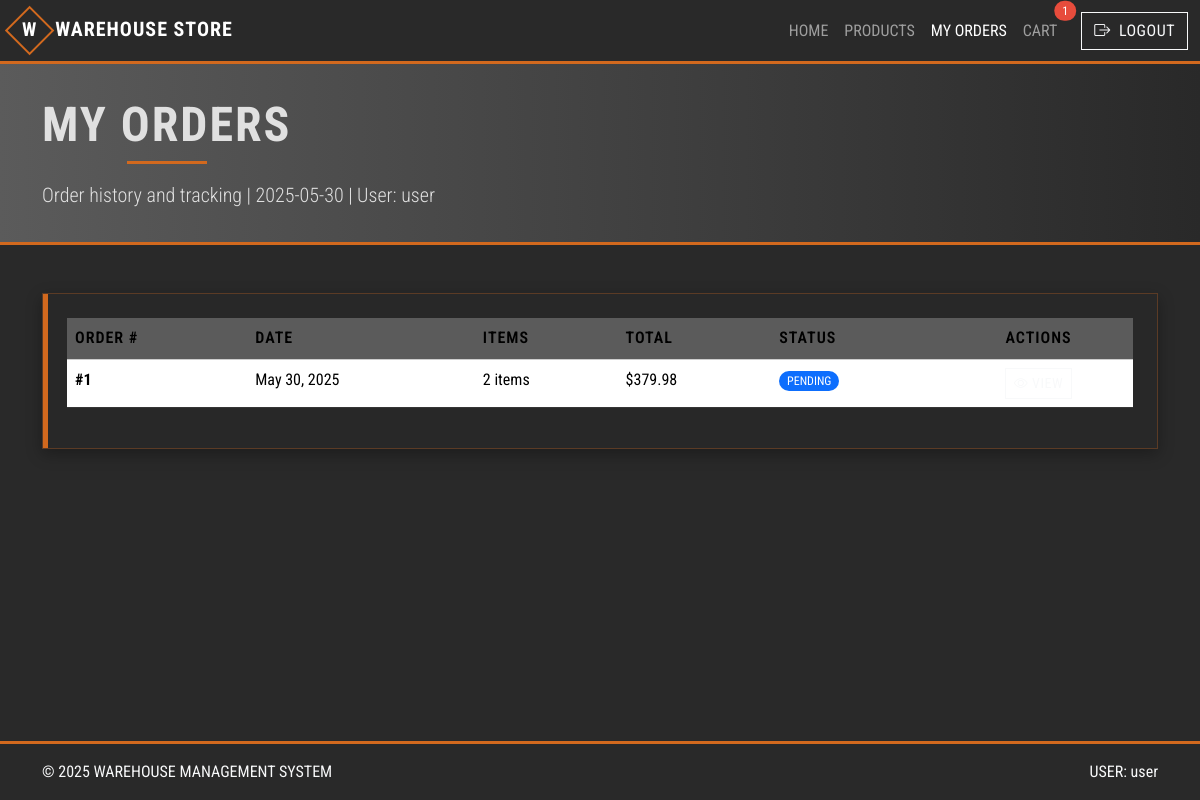
Screenshot of /user_orders.php (signed in) with the database file from the repository.
### tables this page shows
CREATE TABLE `orders` (
  `id` int(10) UNSIGNED NOT NULL,
  `user_id` int(10) UNSIGNED NOT NULL,
  `order_date` timestamp NOT NULL DEFAULT current_timestamp(),
  `shipping_address` text NOT NULL,
  `shipping_city` varchar(100) NOT NULL,
  `shipping_state` varchar(100) DEFAULT NULL,
  `shipping_zipcode` varchar(20) NOT NULL,
  `payment_method` varchar(50) NOT NULL,
  `total_amount` decimal(10,2) NOT NULL,
  `status` enum('PENDING','PROCESSING','SHIPPED','DELIVERED','COMPLETED','CANCELLED') DEFAULT 'PENDING'
);

### user_orders.php (the view, shortened to what this page needs)
<?php
require 'db.php';
$username = $_SESSION['username'] ?? 'Guest';
$userId = $_SESSION['uid'];
try {
    $stmt = $pdo->prepare("SELECT *,
                         (SELECT COUNT(*) FROM order_items WHERE order_id = orders.id) as item_count
                         FROM orders
                         WHERE user_id = ?
                         ORDER BY order_date DESC");
    $stmt->execute([$userId]);
    $orders = $stmt->fetchAll(PDO::FETCH_ASSOC);
} catch(PDOException $e) {
    $orders = [];
    $errorMsg = "Database error: " . $e->getMessage();
}
$cartCount = 0;
if (!empty($_SESSION['uid'])) {
    try {
        $stmt = $pdo->prepare("SELECT COUNT(*) FROM cart WHERE user_id = ?");
        $stmt->execute([$_SESSION['uid']]);
        $cartCount = $stmt->fetchColumn();
    } catch(PDOException $e) {
    }
}
?>
<!DOCTYPE html>
<html lang="en">
<head>
    <link href="https://cdn.jsdelivr.net/npm/bootstrap@5.3.3/dist/css/bootstrap.min.css" rel="stylesheet">
    <link rel="stylesheet" href="https://cdn.jsdelivr.net/npm/bootstrap-icons@1.11.1/font/bootstrap-icons.css">
    <link href="assets/css/style.css" rel="stylesheet">
</head>
<body>
    <nav class="navbar navbar-expand-lg navbar-dark">
        <div class="container-fluid">            <a href="user_home.php" class="navbar-brand fw-bold">
                <span class="logo-circle me-2">W</span>WAREHOUSE STORE
            </a>
            <div class="collapse navbar-collapse" id="navbarNav">
                <ul class="navbar-nav ms-auto me-3">
                    <li class="nav-item">
                        <a class="nav-link" href="user_home.php">HOME</a>
                    </li>
                    <li class="nav-item">
                        <a class="nav-link" href="user_products.php">PRODUCTS</a>
                    </li>
                    <li class="nav-item">
                        <a class="nav-link active" href="user_orders.php">MY ORDERS</a>
                    </li>
                    <li class="nav-item">
                        <a class="nav-link position-relative" href="user_cart.php">
                            CART
                            <?php if ($cartCount > 0): ?>
                            <span class="position-absolute top-0 start-100 translate-middle badge rounded-pill bg-danger">
                                <?= $cartCount ?>
                            </span>
                            <?php endif; ?>
                        </a>
                    </li>
                </ul>
                <a class="btn btn-outline-light" href="logout.php">
                    <i class="bi bi-box-arrow-right me-1"></i> LOGOUT
                </a>
            </div>
        </div>
    </nav>
    <header>
        <div class="container">
            <h1 class="display-5 fw-bold mb-3">MY ORDERS</h1>
            <p class="lead mb-0">Order history and tracking | <?= date('Y-m-d') ?> | User: <?= htmlspecialchars($username) ?></p>
        </div>
    </header>
    <main class="container py-5">
        <?php if (!empty($orders)): ?>
            <div class="card-glass p-4 mb-4">
                <div class="table-responsive">
                    <table class="table table-custom">
                        <thead>
                            <tr>
                                <th>ORDER #</th>
                                <th>DATE</th>
                                <th>ITEMS</th>
                                <th>TOTAL</th>
                                <th>STATUS</th>
                                <th class="text-center">ACTIONS</th>
                            </tr>
                        </thead>
                        <tbody>
                            <?php foreach ($orders as $order): ?>
                                <tr>
                                    <td><strong>#<?= $order['id'] ?></strong></td>
                                    <td><?= date('M d, Y', strtotime($order['order_date'])) ?></td>
                                    <td><?= $order['item_count'] ?> items</td>
                                    <td>$<?= number_format($order['total_amount'], 2) ?></td>
                                    <td>
                                        <?php
                                        $statusClass = 'bg-primary';
                                        ?>
                                        <span class="badge <?= $statusClass ?> rounded-pill"><?= $order['status'] ?></span>
                                    </td>
                                    <td class="text-center">
                                        <a href="user_order_details.php?id=<?= $order['id'] ?>" class="btn btn-outline-light btn-sm">
                                            <i class="bi bi-eye"></i> View
                                        </a>
                                    </td>
                                </tr>
                            <?php endforeach; ?>
                        </tbody>
                    </table>
                </div>
            </div>
        <?php endif; ?>
    </main>
    <footer class="mt-auto text-center py-3 text-light">
        <div class="container d-flex justify-content-between align-items-center">
            <span>© <?= date('Y') ?> WAREHOUSE MANAGEMENT SYSTEM</span>
            <span>USER: <?= htmlspecialchars($username) ?></span>
        </div>
    </footer>
</body>
</html>

### assets/css/style.css (style rules this page uses)
:root { --primary: #D2691E; --secondary: #F2C078; --dark: #292929; --gray: #5B5B5B; --light: #E0E0E0; --warning: #F9A620; --danger: #E74C3C; --success: #27AE60; }
body { min-height: 100vh; background: var(--dark) url("../img/warehouse-concrete.jpg") center/cover fixed; display: flex; flex-direction: column; font-family: 'Roboto Condensed', system-ui, -apple-system, sans-serif; color: var(--light); }
.card-glass { background: rgba(41, 41, 41, .85); border: 1px solid rgba(210, 105, 30, .3); border-radius: 0; box-shadow: 0 5px 15px rgba(0, 0, 0, .3); transition: all 0.2s ease; position: relative; overflow: hidden; }
.card-glass::before { content: ""; position: absolute; top: 0; left: 0; width: 5px; height: 100%; background: var(--primary); }
a { color: var(--secondary); }
.btn-outline-light { border-radius: 0; text-transform: uppercase; letter-spacing: 0.5px; }
.logo-circle { width: 2.2rem; height: 2.2rem; display: inline-flex; align-items: center; justify-content: center; color: #fff; font-weight: 700; font-size: 1.2rem; position: relative; background: none; }
.logo-circle::before { content: ""; position: absolute; width: 100%; height: 100%; border: 2px solid var(--primary); transform: rotate(45deg); }
.navbar { border-bottom: 3px solid var(--primary); background: var(--dark) !important; }
.navbar-brand { text-transform: uppercase; letter-spacing: 1px; }
header { background: linear-gradient(to right, var(--gray) 0%, var(--dark) 100%) !important; border-bottom: 3px solid var(--primary); padding: 2rem 0 !important; }
header h1 { text-transform: uppercase; letter-spacing: 2px; position: relative; display: inline-block; padding-bottom: 10px; }
header h1:after { content: ""; position: absolute; bottom: 0; left: 50%; transform: translateX(-50%); width: 80px; height: 3px; background: var(--primary); }
.table-custom { background: rgba(41, 41, 41, .85); color: var(--light); border: none; }
.table-custom th { background: var(--gray); text-transform: uppercase; font-weight: 600; letter-spacing: 1px; border-bottom: 2px solid var(--primary); }
.table-custom td, .table-custom th { border-color: rgba(91, 91, 91, .3); }
.badge { border-radius: 0; font-weight: normal; padding: 0.35em 0.65em; }
.bg-danger { background-color: var(--danger) !important; }
footer { border-top: 3px solid var(--primary); background: var(--dark) !important; }

### rows the page displays
orders: id "1", order_date "May 30, 2025", item_count "2", total_amount "379.98", status "PENDING"

### other values shown
$cartCount "1"
$username "user"
